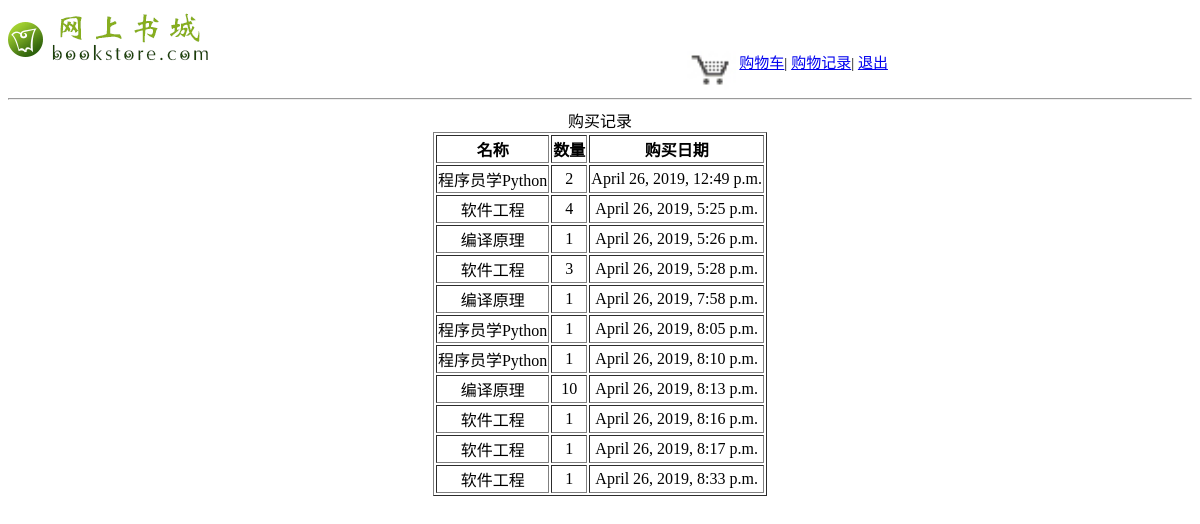
/ob/show_shopping_records/ (signed in), run on the app's committed database.
### ob/models.py (models this page shows, shortened)
class ObRecord(models.Model):
    user=models.ForeignKey(User,on_delete=models.CASCADE)#用户
    book=models.ForeignKey(ObBook,on_delete=models.CASCADE)#书
    amount = models.IntegerField()#数量
    purchasing_date=models.DateTimeField("purchaing date",auto_now_add=True)#购买日期,auto_now_add=True

class ObBook(models.Model):
    bookname = models.CharField(max_length=30)#书名
    price = models.DecimalField(max_digits=6, decimal_places=2)  #书的单价最大9999.99元
    amount=models.IntegerField()#库存
    introduction=models.CharField(max_length=300)#简介
    imagename=models.CharField(max_length=30)#封面地址

### ob/views.py (the view)
# urls.py: path('show_shopping_records/',views.show_shopping_records,name="show_shopping_records"),
def show_shopping_records(request):
    if request.user.is_authenticated:
        records=ObRecord.objects.filter(user=request.user)
        return render(request,'ob/purchasing_record.html',{"records":records})
    else:
        return HttpResponseRedirect(reverse('ob:index'))

### ob/templates/ob/purchasing_record.html (shortened to what this page needs)
<!DOCTYPE html>
<html lang="en">
<head>
</head>
<body>
   {% load static %}
         <div width="100%" class="a1">
    		<div class="a1">
    			<a href="{% url 'ob:index' %}"><img  src="{% static 'ob/images/tubiao.png' %}"></a>
    		</div>
    		<div class="xiangxi" display="inline">
    			<img src="{% static 'ob/images/gouwuche.gif' %}" width="50" align="middle">
    			<a href="{% url 'ob:show_shopping_cart' %}">购物车</a>|
                {% if request.user.is_authenticated %}
                    <a href="{% url 'ob:show_shopping_records' %}">购物记录</a>|
                    <a href="{% url 'ob:logout' %}">退出</a>
                {% else %}
                    <a href="{% url 'ob:login' %}">登录</a>|
                    <a href="{% url 'ob:register' %}">新用户注册</a>
                {% endif %}
    		</div>
    	</div>
   <hr>
 <div class="name" align="center">购买记录</div>
<table border="1" align="center">
  <tr>
    <th  align="center">名称</th>
    <th  align="center">数量</th>
    <th  align="center">购买日期</th>
  </tr>
    {% for record in records %}
   <tr>
     <td  align="center">{{record.book.bookname}}</td>
     <td  align="center">{{record.amount}}</td>
     <td  align="center">{{record.purchasing_date}}</td>
   </tr>
    {% endfor %}
</table>

### ob/templates/ob/purchasing_record.html (style rules this page uses)
.xiangxi { margin-left:40%; display:inline; font-size:15px; }
.a1 { display:inline; }

### data on the page
ObRecord: book.bookname "程序员学Python", amount "2", purchasing_date "April 26, 2019, 12:49 p.m."
ObRecord: book.bookname "软件工程", amount "4", purchasing_date "April 26, 2019, 5:25 p.m."
ObRecord: book.bookname "编译原理", amount "1", purchasing_date "April 26, 2019, 5:26 p.m."
ObRecord: book.bookname "软件工程", amount "3", purchasing_date "April 26, 2019, 5:28 p.m."
ObRecord: book.bookname "编译原理", amount "1", purchasing_date "April 26, 2019, 7:58 p.m."
ObRecord: book.bookname "程序员学Python", amount "1", purchasing_date "April 26, 2019, 8:05 p.m."
ObRecord: book.bookname "程序员学Python", amount "1", purchasing_date "April 26, 2019, 8:10 p.m."
ObRecord: book.bookname "编译原理", amount "10", purchasing_date "April 26, 2019, 8:13 p.m."
ObRecord: book.bookname "软件工程", amount "1", purchasing_date "April 26, 2019, 8:16 p.m."
ObRecord: book.bookname "软件工程", amount "1", purchasing_date "April 26, 2019, 8:17 p.m."
ObRecord: book.bookname "软件工程", amount "1", purchasing_date "April 26, 2019, 8:33 p.m."
